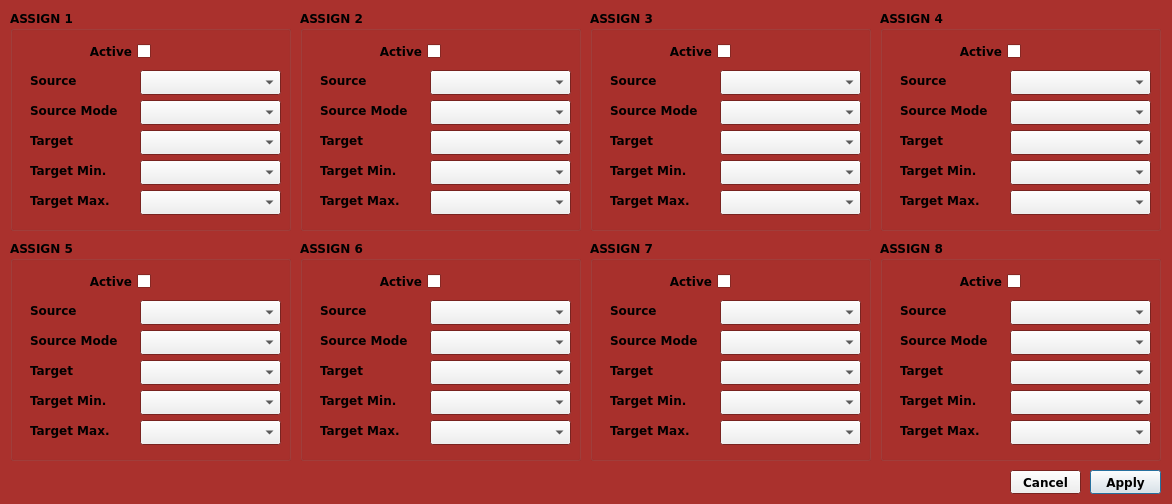
<?xml version="1.0" encoding="UTF-8"?>
<ui version="4.0">
 <class>BossRc500AssignDialog</class>
 <widget class="QDialog" name="BossRc500AssignDialog">
  <property name="geometry">
   <rect>
    <x>0</x>
    <y>0</y>
    <width>1172</width>
    <height>504</height>
   </rect>
  </property>
  <property name="palette">
   <palette>
    <active>
     <colorrole role="Base">
      <brush brushstyle="SolidPattern">
       <color alpha="255">
        <red>255</red>
        <green>255</green>
        <blue>255</blue>
       </color>
      </brush>
     </colorrole>
     <colorrole role="Window">
      <brush brushstyle="SolidPattern">
       <color alpha="255">
        <red>170</red>
        <green>49</green>
        <blue>45</blue>
       </color>
      </brush>
     </colorrole>
    </active>
    <inactive>
     <colorrole role="Base">
      <brush brushstyle="SolidPattern">
       <color alpha="255">
        <red>255</red>
        <green>255</green>
        <blue>255</blue>
       </color>
      </brush>
     </colorrole>
     <colorrole role="Window">
      <brush brushstyle="SolidPattern">
       <color alpha="255">
        <red>170</red>
        <green>49</green>
        <blue>45</blue>
       </color>
      </brush>
     </colorrole>
    </inactive>
    <disabled>
     <colorrole role="Base">
      <brush brushstyle="SolidPattern">
       <color alpha="255">
        <red>170</red>
        <green>49</green>
        <blue>45</blue>
       </color>
      </brush>
     </colorrole>
     <colorrole role="Window">
      <brush brushstyle="SolidPattern">
       <color alpha="255">
        <red>170</red>
        <green>49</green>
        <blue>45</blue>
       </color>
      </brush>
     </colorrole>
    </disabled>
   </palette>
  </property>
  <property name="font">
   <font>
    <family>Bitstream Vera Sans</family>
    <weight>75</weight>
    <bold>true</bold>
   </font>
  </property>
  <property name="windowTitle">
   <string>Dialog</string>
  </property>
  <widget class="QGroupBox" name="gp_Assign1">
   <property name="geometry">
    <rect>
     <x>10</x>
     <y>10</y>
     <width>281</width>
     <height>221</height>
    </rect>
   </property>
   <property name="title">
    <string>ASSIGN 1</string>
   </property>
   <widget class="QCheckBox" name="assign1_Assign">
    <property name="geometry">
     <rect>
      <x>10</x>
      <y>30</y>
      <width>131</width>
      <height>23</height>
     </rect>
    </property>
    <property name="layoutDirection">
     <enum>Qt::RightToLeft</enum>
    </property>
    <property name="text">
     <string>Active</string>
    </property>
   </widget>
   <widget class="QLabel" name="label_assign1_Source">
    <property name="geometry">
     <rect>
      <x>20</x>
      <y>60</y>
      <width>101</width>
      <height>21</height>
     </rect>
    </property>
    <property name="text">
     <string>Source</string>
    </property>
   </widget>
   <widget class="QComboBox" name="assign1_Source">
    <property name="geometry">
     <rect>
      <x>130</x>
      <y>60</y>
      <width>141</width>
      <height>25</height>
     </rect>
    </property>
   </widget>
   <widget class="QComboBox" name="assign1_SourceMode">
    <property name="geometry">
     <rect>
      <x>130</x>
      <y>90</y>
      <width>141</width>
      <height>25</height>
     </rect>
    </property>
   </widget>
   <widget class="QLabel" name="label_assign1_SourceMode">
    <property name="geometry">
     <rect>
      <x>20</x>
      <y>90</y>
      <width>101</width>
      <height>21</height>
     </rect>
    </property>
    <property name="text">
     <string>Source Mode</string>
    </property>
   </widget>
   <widget class="QLabel" name="label_assign1_Target">
    <property name="geometry">
     <rect>
      <x>20</x>
      <y>120</y>
      <width>101</width>
      <height>21</height>
     </rect>
    </property>
    <property name="text">
     <string>Target</string>
    </property>
   </widget>
   <widget class="QComboBox" name="assign1_Target">
    <property name="geometry">
     <rect>
      <x>130</x>
      <y>120</y>
      <width>141</width>
      <height>25</height>
     </rect>
    </property>
   </widget>
   <widget class="QLabel" name="label_assign1_TargetMin">
    <property name="geometry">
     <rect>
      <x>20</x>
      <y>150</y>
      <width>101</width>
      <height>21</height>
     </rect>
    </property>
    <property name="text">
     <string>Target Min.</string>
    </property>
   </widget>
   <widget class="QLabel" name="label_assign1_TargetMax">
    <property name="geometry">
     <rect>
      <x>20</x>
      <y>180</y>
      <width>101</width>
      <height>21</height>
     </rect>
    </property>
    <property name="text">
     <string>Target Max.</string>
    </property>
   </widget>
   <widget class="QComboBox" name="assign1_TargetMin">
    <property name="geometry">
     <rect>
      <x>130</x>
      <y>150</y>
      <width>141</width>
      <height>25</height>
     </rect>
    </property>
   </widget>
   <widget class="QComboBox" name="assign1_TargetMax">
    <property name="geometry">
     <rect>
      <x>130</x>
      <y>180</y>
      <width>141</width>
      <height>25</height>
     </rect>
    </property>
   </widget>
  </widget>
  <widget class="QGroupBox" name="gp_Assign2">
   <property name="geometry">
    <rect>
     <x>300</x>
     <y>10</y>
     <width>281</width>
     <height>221</height>
    </rect>
   </property>
   <property name="title">
    <string>ASSIGN 2</string>
   </property>
   <widget class="QCheckBox" name="assign2_Assign">
    <property name="geometry">
     <rect>
      <x>10</x>
      <y>30</y>
      <width>131</width>
      <height>23</height>
     </rect>
    </property>
    <property name="layoutDirection">
     <enum>Qt::RightToLeft</enum>
    </property>
    <property name="text">
     <string>Active</string>
    </property>
   </widget>
   <widget class="QLabel" name="label_assign2_Source">
    <property name="geometry">
     <rect>
      <x>20</x>
      <y>60</y>
      <width>101</width>
      <height>21</height>
     </rect>
    </property>
    <property name="text">
     <string>Source</string>
    </property>
   </widget>
   <widget class="QComboBox" name="assign2_Source">
    <property name="geometry">
     <rect>
      <x>130</x>
      <y>60</y>
      <width>141</width>
      <height>25</height>
     </rect>
    </property>
   </widget>
   <widget class="QComboBox" name="assign2_SourceMode">
    <property name="geometry">
     <rect>
      <x>130</x>
      <y>90</y>
      <width>141</width>
      <height>25</height>
     </rect>
    </property>
   </widget>
   <widget class="QLabel" name="label_assign2_SourceMode">
    <property name="geometry">
     <rect>
      <x>20</x>
      <y>90</y>
      <width>101</width>
      <height>21</height>
     </rect>
    </property>
    <property name="text">
     <string>Source Mode</string>
    </property>
   </widget>
   <widget class="QLabel" name="label_assign2_Target">
    <property name="geometry">
     <rect>
      <x>20</x>
      <y>120</y>
      <width>101</width>
      <height>21</height>
     </rect>
    </property>
    <property name="text">
     <string>Target</string>
    </property>
   </widget>
   <widget class="QComboBox" name="assign2_Target">
    <property name="geometry">
     <rect>
      <x>130</x>
      <y>120</y>
      <width>141</width>
      <height>25</height>
     </rect>
    </property>
   </widget>
   <widget class="QLabel" name="label_assign2_TargetMin">
    <property name="geometry">
     <rect>
      <x>20</x>
      <y>150</y>
      <width>101</width>
      <height>21</height>
     </rect>
    </property>
    <property name="text">
     <string>Target Min.</string>
    </property>
   </widget>
   <widget class="QLabel" name="label_assign2_TargetMax">
    <property name="geometry">
     <rect>
      <x>20</x>
      <y>180</y>
      <width>101</width>
      <height>21</height>
     </rect>
    </property>
    <property name="text">
     <string>Target Max.</string>
    </property>
   </widget>
   <widget class="QComboBox" name="assign2_TargetMax">
    <property name="geometry">
     <rect>
      <x>130</x>
      <y>180</y>
      <width>141</width>
      <height>25</height>
     </rect>
    </property>
   </widget>
   <widget class="QComboBox" name="assign2_TargetMin">
    <property name="geometry">
     <rect>
      <x>130</x>
      <y>150</y>
      <width>141</width>
      <height>25</height>
     </rect>
    </property>
   </widget>
  </widget>
  <widget class="QGroupBox" name="gp_Assign3">
   <property name="geometry">
    <rect>
     <x>590</x>
     <y>10</y>
     <width>281</width>
     <height>221</height>
    </rect>
   </property>
   <property name="title">
    <string>ASSIGN 3</string>
   </property>
   <widget class="QCheckBox" name="assign3_Assign">
    <property name="geometry">
     <rect>
      <x>10</x>
      <y>30</y>
      <width>131</width>
      <height>23</height>
     </rect>
    </property>
    <property name="layoutDirection">
     <enum>Qt::RightToLeft</enum>
    </property>
    <property name="text">
     <string>Active</string>
    </property>
   </widget>
   <widget class="QLabel" name="label_assign3_Source">
    <property name="geometry">
     <rect>
      <x>20</x>
      <y>60</y>
      <width>101</width>
      <height>21</height>
     </rect>
    </property>
    <property name="text">
     <string>Source</string>
    </property>
   </widget>
   <widget class="QComboBox" name="assign3_Source">
    <property name="geometry">
     <rect>
      <x>130</x>
      <y>60</y>
      <width>141</width>
      <height>25</height>
     </rect>
    </property>
   </widget>
   <widget class="QComboBox" name="assign3_SourceMode">
    <property name="geometry">
     <rect>
      <x>130</x>
      <y>90</y>
      <width>141</width>
      <height>25</height>
     </rect>
    </property>
   </widget>
   <widget class="QLabel" name="label_assign3_SourceMode">
    <property name="geometry">
     <rect>
      <x>20</x>
      <y>90</y>
      <width>101</width>
      <height>21</height>
     </rect>
    </property>
    <property name="text">
     <string>Source Mode</string>
    </property>
   </widget>
   <widget class="QLabel" name="label_assign3_Target">
    <property name="geometry">
     <rect>
      <x>20</x>
      <y>120</y>
      <width>101</width>
      <height>21</height>
     </rect>
    </property>
    <property name="text">
     <string>Target</string>
    </property>
   </widget>
   <widget class="QComboBox" name="assign3_Target">
    <property name="geometry">
     <rect>
      <x>130</x>
      <y>120</y>
      <width>141</width>
      <height>25</height>
     </rect>
    </property>
   </widget>
   <widget class="QLabel" name="label_assign3_TargetMin">
    <property name="geometry">
     <rect>
      <x>20</x>
      <y>150</y>
      <width>101</width>
      <height>21</height>
     </rect>
    </property>
    <property name="text">
     <string>Target Min.</string>
    </property>
   </widget>
   <widget class="QLabel" name="label_assign3_TargetMax">
    <property name="geometry">
     <rect>
      <x>20</x>
      <y>180</y>
      <width>101</width>
      <height>21</height>
     </rect>
    </property>
    <property name="text">
     <string>Target Max.</string>
    </property>
   </widget>
   <widget class="QComboBox" name="assign3_TargetMin">
    <property name="geometry">
     <rect>
      <x>130</x>
      <y>150</y>
      <width>141</width>
      <height>25</height>
     </rect>
    </property>
   </widget>
   <widget class="QComboBox" name="assign3_TargetMax">
    <property name="geometry">
     <rect>
      <x>130</x>
      <y>180</y>
      <width>141</width>
      <height>25</height>
     </rect>
    </property>
   </widget>
  </widget>
  <widget class="QGroupBox" name="gp_Assign4">
   <property name="geometry">
    <rect>
     <x>880</x>
     <y>10</y>
     <width>281</width>
     <height>221</height>
    </rect>
   </property>
   <property name="title">
    <string>ASSIGN 4</string>
   </property>
   <widget class="QCheckBox" name="assign4_Assign">
    <property name="geometry">
     <rect>
      <x>10</x>
      <y>30</y>
      <width>131</width>
      <height>23</height>
     </rect>
    </property>
    <property name="layoutDirection">
     <enum>Qt::RightToLeft</enum>
    </property>
    <property name="text">
     <string>Active</string>
    </property>
   </widget>
   <widget class="QLabel" name="label_assign4_Source">
    <property name="geometry">
     <rect>
      <x>20</x>
      <y>60</y>
      <width>101</width>
      <height>21</height>
     </rect>
    </property>
    <property name="text">
     <string>Source</string>
    </property>
   </widget>
   <widget class="QComboBox" name="assign4_Source">
    <property name="geometry">
     <rect>
      <x>130</x>
      <y>60</y>
      <width>141</width>
      <height>25</height>
     </rect>
    </property>
   </widget>
   <widget class="QComboBox" name="assign4_SourceMode">
    <property name="geometry">
     <rect>
      <x>130</x>
      <y>90</y>
      <width>141</width>
      <height>25</height>
     </rect>
    </property>
   </widget>
   <widget class="QLabel" name="label_assign4_SourceMode">
    <property name="geometry">
     <rect>
      <x>20</x>
      <y>90</y>
      <width>101</width>
      <height>21</height>
     </rect>
    </property>
    <property name="text">
     <string>Source Mode</string>
    </property>
   </widget>
   <widget class="QLabel" name="label_assign4_Target">
    <property name="geometry">
     <rect>
      <x>20</x>
      <y>120</y>
      <width>101</width>
      <height>21</height>
     </rect>
    </property>
    <property name="text">
     <string>Target</string>
    </property>
   </widget>
   <widget class="QComboBox" name="assign4_Target">
    <property name="geometry">
     <rect>
      <x>130</x>
      <y>120</y>
      <width>141</width>
      <height>25</height>
     </rect>
    </property>
   </widget>
   <widget class="QLabel" name="label_assign4_TargetMin">
    <property name="geometry">
     <rect>
      <x>20</x>
      <y>150</y>
      <width>101</width>
      <height>21</height>
     </rect>
    </property>
    <property name="text">
     <string>Target Min.</string>
    </property>
   </widget>
   <widget class="QLabel" name="label_assign4_TargetMax">
    <property name="geometry">
     <rect>
      <x>20</x>
      <y>180</y>
      <width>101</width>
      <height>21</height>
     </rect>
    </property>
    <property name="text">
     <string>Target Max.</string>
    </property>
   </widget>
   <widget class="QComboBox" name="assign4_TargetMin">
    <property name="geometry">
     <rect>
      <x>130</x>
      <y>150</y>
      <width>141</width>
      <height>25</height>
     </rect>
    </property>
   </widget>
   <widget class="QComboBox" name="assign4_TargetMax">
    <property name="geometry">
     <rect>
      <x>130</x>
      <y>180</y>
      <width>141</width>
      <height>25</height>
     </rect>
    </property>
   </widget>
  </widget>
  <widget class="QGroupBox" name="gp_Assign5">
   <property name="geometry">
    <rect>
     <x>10</x>
     <y>240</y>
     <width>281</width>
     <height>221</height>
    </rect>
   </property>
   <property name="title">
    <string>ASSIGN 5</string>
   </property>
   <widget class="QCheckBox" name="assign5_Assign">
    <property name="geometry">
     <rect>
      <x>10</x>
      <y>30</y>
      <width>131</width>
      <height>23</height>
     </rect>
    </property>
    <property name="layoutDirection">
     <enum>Qt::RightToLeft</enum>
    </property>
    <property name="text">
     <string>Active</string>
    </property>
   </widget>
   <widget class="QLabel" name="label_assign5_Source">
    <property name="geometry">
     <rect>
      <x>20</x>
      <y>60</y>
      <width>101</width>
      <height>21</height>
     </rect>
    </property>
    <property name="text">
     <string>Source</string>
    </property>
   </widget>
   <widget class="QComboBox" name="assign5_Source">
    <property name="geometry">
     <rect>
      <x>130</x>
      <y>60</y>
      <width>141</width>
      <height>25</height>
     </rect>
    </property>
   </widget>
   <widget class="QComboBox" name="assign5_SourceMode">
    <property name="geometry">
     <rect>
      <x>130</x>
      <y>90</y>
      <width>141</width>
      <height>25</height>
     </rect>
    </property>
   </widget>
   <widget class="QLabel" name="label_assign5_SourceMode">
    <property name="geometry">
     <rect>
      <x>20</x>
      <y>90</y>
      <width>101</width>
      <height>21</height>
     </rect>
    </property>
    <property name="text">
     <string>Source Mode</string>
    </property>
   </widget>
   <widget class="QLabel" name="label_assign5_Target">
    <property name="geometry">
     <rect>
      <x>20</x>
      <y>120</y>
      <width>101</width>
      <height>21</height>
     </rect>
    </property>
    <property name="text">
     <string>Target</string>
    </property>
   </widget>
   <widget class="QComboBox" name="assign5_Target">
    <property name="geometry">
     <rect>
      <x>130</x>
      <y>120</y>
      <width>141</width>
      <height>25</height>
     </rect>
    </property>
   </widget>
   <widget class="QLabel" name="label_assign5_TargetMin">
    <property name="geometry">
     <rect>
      <x>20</x>
      <y>150</y>
      <width>101</width>
      <height>21</height>
     </rect>
    </property>
    <property name="text">
     <string>Target Min.</string>
    </property>
   </widget>
   <widget class="QLabel" name="label_assign5_TargetMax">
    <property name="geometry">
     <rect>
      <x>20</x>
      <y>180</y>
      <width>101</width>
      <height>21</height>
     </rect>
    </property>
    <property name="text">
     <string>Target Max.</string>
    </property>
   </widget>
   <widget class="QComboBox" name="assign5_TargetMin">
    <property name="geometry">
     <rect>
      <x>130</x>
      <y>150</y>
      <width>141</width>
      <height>25</height>
     </rect>
    </property>
   </widget>
   <widget class="QComboBox" name="assign5_TargetMax">
    <property name="geometry">
     <rect>
      <x>130</x>
      <y>180</y>
      <width>141</width>
      <height>25</height>
     </rect>
    </property>
   </widget>
  </widget>
  <widget class="QGroupBox" name="gp_Assign6">
   <property name="geometry">
    <rect>
     <x>300</x>
     <y>240</y>
     <width>281</width>
     <height>221</height>
    </rect>
   </property>
   <property name="title">
    <string>ASSIGN 6</string>
   </property>
   <widget class="QCheckBox" name="assign6_Assign">
    <property name="geometry">
     <rect>
      <x>10</x>
      <y>30</y>
      <width>131</width>
      <height>23</height>
     </rect>
    </property>
    <property name="layoutDirection">
     <enum>Qt::RightToLeft</enum>
    </property>
    <property name="text">
     <string>Active</string>
    </property>
   </widget>
   <widget class="QLabel" name="label_assign6_Source">
    <property name="geometry">
     <rect>
      <x>20</x>
      <y>60</y>
      <width>101</width>
      <height>21</height>
     </rect>
    </property>
    <property name="text">
     <string>Source</string>
    </property>
   </widget>
   <widget class="QComboBox" name="assign6_Source">
    <property name="geometry">
     <rect>
      <x>130</x>
      <y>60</y>
      <width>141</width>
      <height>25</height>
     </rect>
    </property>
   </widget>
   <widget class="QComboBox" name="assign6_SourceMode">
    <property name="geometry">
     <rect>
      <x>130</x>
      <y>90</y>
      <width>141</width>
      <height>25</height>
     </rect>
    </property>
   </widget>
   <widget class="QLabel" name="label_assign6_SourceMode">
    <property name="geometry">
     <rect>
      <x>20</x>
      <y>90</y>
      <width>101</width>
      <height>21</height>
     </rect>
    </property>
    <property name="text">
     <string>Source Mode</string>
    </property>
   </widget>
   <widget class="QLabel" name="label_assign6_Target">
    <property name="geometry">
     <rect>
      <x>20</x>
      <y>120</y>
      <width>101</width>
      <height>21</height>
     </rect>
    </property>
    <property name="text">
     <string>Target</string>
    </property>
   </widget>
   <widget class="QComboBox" name="assign6_Target">
    <property name="geometry">
     <rect>
      <x>130</x>
      <y>120</y>
      <width>141</width>
      <height>25</height>
     </rect>
    </property>
   </widget>
   <widget class="QLabel" name="label_assign6_TargetMin">
    <property name="geometry">
     <rect>
      <x>20</x>
      <y>150</y>
      <width>101</width>
      <height>21</height>
     </rect>
    </property>
    <property name="text">
     <string>Target Min.</string>
    </property>
   </widget>
   <widget class="QLabel" name="label_assign6_TargetMax">
    <property name="geometry">
     <rect>
      <x>20</x>
      <y>180</y>
      <width>101</width>
      <height>21</height>
     </rect>
    </property>
    <property name="text">
     <string>Target Max.</string>
    </property>
   </widget>
   <widget class="QComboBox" name="assign6_TargetMin">
    <property name="geometry">
     <rect>
      <x>130</x>
      <y>150</y>
      <width>141</width>
      <height>25</height>
     </rect>
    </property>
   </widget>
   <widget class="QComboBox" name="assign6_TargetMax">
    <property name="geometry">
     <rect>
      <x>130</x>
      <y>180</y>
      <width>141</width>
      <height>25</height>
     </rect>
    </property>
   </widget>
  </widget>
  <widget class="QGroupBox" name="gp_Assign7">
   <property name="geometry">
    <rect>
     <x>590</x>
     <y>240</y>
     <width>281</width>
     <height>221</height>
    </rect>
   </property>
   <property name="title">
    <string>ASSIGN 7</string>
   </property>
   <widget class="QCheckBox" name="assign7_Assign">
    <property name="geometry">
     <rect>
      <x>10</x>
      <y>30</y>
      <width>131</width>
      <height>23</height>
     </rect>
    </property>
    <property name="layoutDirection">
     <enum>Qt::RightToLeft</enum>
    </property>
    <property name="text">
     <string>Active</string>
    </property>
   </widget>
   <widget class="QLabel" name="label_assign7_Source">
    <property name="geometry">
     <rect>
      <x>20</x>
      <y>60</y>
      <width>101</width>
      <height>21</height>
     </rect>
    </property>
    <property name="text">
     <string>Source</string>
    </property>
   </widget>
   <widget class="QComboBox" name="assign7_Source">
    <property name="geometry">
     <rect>
      <x>130</x>
      <y>60</y>
      <width>141</width>
      <height>25</height>
     </rect>
    </property>
   </widget>
   <widget class="QComboBox" name="assign7_SourceMode">
    <property name="geometry">
     <rect>
      <x>130</x>
      <y>90</y>
      <width>141</width>
      <height>25</height>
     </rect>
    </property>
   </widget>
   <widget class="QLabel" name="label_assign7_SourceMode">
    <property name="geometry">
     <rect>
      <x>20</x>
      <y>90</y>
      <width>101</width>
      <height>21</height>
     </rect>
    </property>
    <property name="text">
     <string>Source Mode</string>
    </property>
   </widget>
   <widget class="QLabel" name="label_assign7_Target">
    <property name="geometry">
     <rect>
      <x>20</x>
      <y>120</y>
      <width>101</width>
      <height>21</height>
     </rect>
    </property>
    <property name="text">
     <string>Target</string>
    </property>
   </widget>
   <widget class="QComboBox" name="assign7_Target">
    <property name="geometry">
     <rect>
      <x>130</x>
      <y>120</y>
      <width>141</width>
      <height>25</height>
     </rect>
    </property>
   </widget>
   <widget class="QLabel" name="label_assign7_TargetMin">
    <property name="geometry">
     <rect>
      <x>20</x>
      <y>150</y>
      <width>101</width>
      <height>21</height>
     </rect>
    </property>
    <property name="text">
     <string>Target Min.</string>
    </property>
   </widget>
   <widget class="QLabel" name="label_assign7_TargetMax">
    <property name="geometry">
     <rect>
      <x>20</x>
      <y>180</y>
      <width>101</width>
      <height>21</height>
     </rect>
    </property>
    <property name="text">
     <string>Target Max.</string>
    </property>
   </widget>
   <widget class="QComboBox" name="assign7_TargetMin">
    <property name="geometry">
     <rect>
      <x>130</x>
      <y>150</y>
      <width>141</width>
      <height>25</height>
     </rect>
    </property>
   </widget>
   <widget class="QComboBox" name="assign7_TargetMax">
    <property name="geometry">
     <rect>
      <x>130</x>
      <y>180</y>
      <width>141</width>
      <height>25</height>
     </rect>
    </property>
   </widget>
  </widget>
  <widget class="QGroupBox" name="gp_Assign8">
   <property name="geometry">
    <rect>
     <x>880</x>
     <y>240</y>
     <width>281</width>
     <height>221</height>
    </rect>
   </property>
   <property name="title">
    <string>ASSIGN 8</string>
   </property>
   <widget class="QCheckBox" name="assign8_Assign">
    <property name="geometry">
     <rect>
      <x>10</x>
      <y>30</y>
      <width>131</width>
      <height>23</height>
     </rect>
    </property>
    <property name="layoutDirection">
     <enum>Qt::RightToLeft</enum>
    </property>
    <property name="text">
     <string>Active</string>
    </property>
   </widget>
   <widget class="QLabel" name="label_assign8_Source">
    <property name="geometry">
     <rect>
      <x>20</x>
      <y>60</y>
      <width>101</width>
      <height>21</height>
     </rect>
    </property>
    <property name="text">
     <string>Source</string>
    </property>
   </widget>
   <widget class="QComboBox" name="assign8_Source">
    <property name="geometry">
     <rect>
      <x>130</x>
      <y>60</y>
      <width>141</width>
      <height>25</height>
     </rect>
    </property>
   </widget>
   <widget class="QComboBox" name="assign8_SourceMode">
    <property name="geometry">
     <rect>
      <x>130</x>
      <y>90</y>
      <width>141</width>
      <height>25</height>
     </rect>
    </property>
   </widget>
   <widget class="QLabel" name="label_assign8_SourceMode">
    <property name="geometry">
     <rect>
      <x>20</x>
      <y>90</y>
      <width>101</width>
      <height>21</height>
     </rect>
    </property>
    <property name="text">
     <string>Source Mode</string>
    </property>
   </widget>
   <widget class="QLabel" name="label_assign8_Target">
    <property name="geometry">
     <rect>
      <x>20</x>
      <y>120</y>
      <width>101</width>
      <height>21</height>
     </rect>
    </property>
    <property name="text">
     <string>Target</string>
    </property>
   </widget>
   <widget class="QComboBox" name="assign8_Target">
    <property name="geometry">
     <rect>
      <x>130</x>
      <y>120</y>
      <width>141</width>
      <height>25</height>
     </rect>
    </property>
   </widget>
   <widget class="QLabel" name="label_assign8_TargetMin">
    <property name="geometry">
     <rect>
      <x>20</x>
      <y>150</y>
      <width>101</width>
      <height>21</height>
     </rect>
    </property>
    <property name="text">
     <string>Target Min.</string>
    </property>
   </widget>
   <widget class="QLabel" name="label_assign8_TargetMax">
    <property name="geometry">
     <rect>
      <x>20</x>
      <y>180</y>
      <width>101</width>
      <height>21</height>
     </rect>
    </property>
    <property name="text">
     <string>Target Max.</string>
    </property>
   </widget>
   <widget class="QComboBox" name="assign8_TargetMin">
    <property name="geometry">
     <rect>
      <x>130</x>
      <y>150</y>
      <width>141</width>
      <height>25</height>
     </rect>
    </property>
   </widget>
   <widget class="QComboBox" name="assign8_TargetMax">
    <property name="geometry">
     <rect>
      <x>130</x>
      <y>180</y>
      <width>141</width>
      <height>25</height>
     </rect>
    </property>
   </widget>
  </widget>
  <widget class="QPushButton" name="button_Apply">
   <property name="geometry">
    <rect>
     <x>1090</x>
     <y>470</y>
     <width>71</width>
     <height>24</height>
    </rect>
   </property>
   <property name="text">
    <string>Apply</string>
   </property>
  </widget>
  <widget class="QPushButton" name="button_Cancel">
   <property name="geometry">
    <rect>
     <x>1010</x>
     <y>470</y>
     <width>71</width>
     <height>24</height>
    </rect>
   </property>
   <property name="text">
    <string>Cancel</string>
   </property>
  </widget>
 </widget>
 <layoutdefault spacing="5" margin="8"/>
 <tabstops>
  <tabstop>assign1_Assign</tabstop>
  <tabstop>assign1_Source</tabstop>
  <tabstop>assign1_SourceMode</tabstop>
  <tabstop>assign1_Target</tabstop>
  <tabstop>assign2_Assign</tabstop>
  <tabstop>assign2_Source</tabstop>
  <tabstop>assign2_SourceMode</tabstop>
  <tabstop>assign2_Target</tabstop>
  <tabstop>assign3_Assign</tabstop>
  <tabstop>assign3_Source</tabstop>
  <tabstop>assign3_SourceMode</tabstop>
  <tabstop>assign3_Target</tabstop>
  <tabstop>assign4_Assign</tabstop>
  <tabstop>assign4_Source</tabstop>
  <tabstop>assign4_SourceMode</tabstop>
  <tabstop>assign4_Target</tabstop>
  <tabstop>assign5_Assign</tabstop>
  <tabstop>assign5_Source</tabstop>
  <tabstop>assign5_SourceMode</tabstop>
  <tabstop>assign5_Target</tabstop>
  <tabstop>assign6_Assign</tabstop>
  <tabstop>assign6_Source</tabstop>
  <tabstop>assign6_SourceMode</tabstop>
  <tabstop>assign6_Target</tabstop>
  <tabstop>assign7_Assign</tabstop>
  <tabstop>assign7_Source</tabstop>
  <tabstop>assign7_SourceMode</tabstop>
  <tabstop>assign7_Target</tabstop>
  <tabstop>assign8_Assign</tabstop>
  <tabstop>assign8_Source</tabstop>
  <tabstop>assign8_SourceMode</tabstop>
  <tabstop>assign8_Target</tabstop>
  <tabstop>button_Cancel</tabstop>
  <tabstop>button_Apply</tabstop>
 </tabstops>
 <resources/>
 <connections/>
 <designerdata>
  <property name="gridDeltaX">
   <number>10</number>
  </property>
  <property name="gridDeltaY">
   <number>10</number>
  </property>
  <property name="gridSnapX">
   <bool>true</bool>
  </property>
  <property name="gridSnapY">
   <bool>true</bool>
  </property>
  <property name="gridVisible">
   <bool>false</bool>
  </property>
 </designerdata>
</ui>
